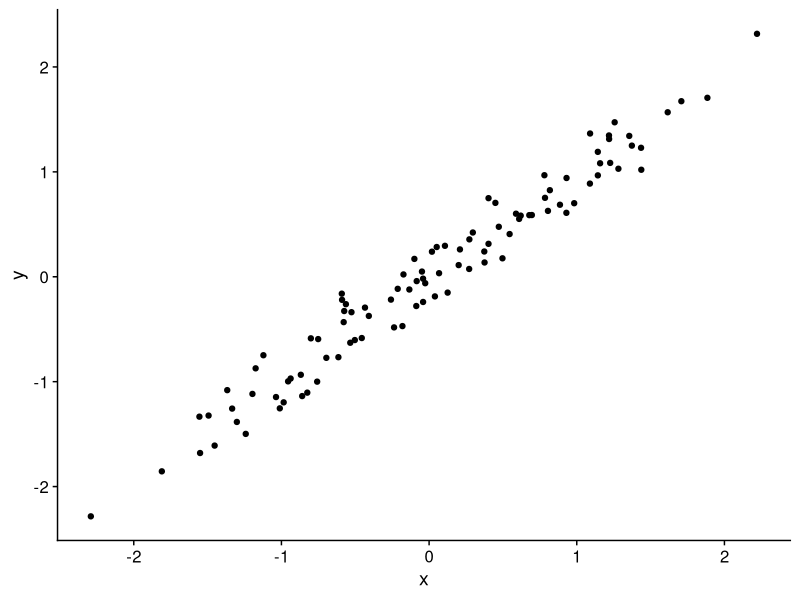

R code for this plot:
# a figure

library(dplyr)

library(ggplot2)
library(cowplot)
theme_set(theme_cowplot())

set.seed(298347)
dat <- tibble(x = rnorm(100), 
              y = x + rnorm(100, sd = 0.2))

g1 <- ggplot(dat, aes(x, y)) +
    geom_point()

ggsave('figure.png', g1)
